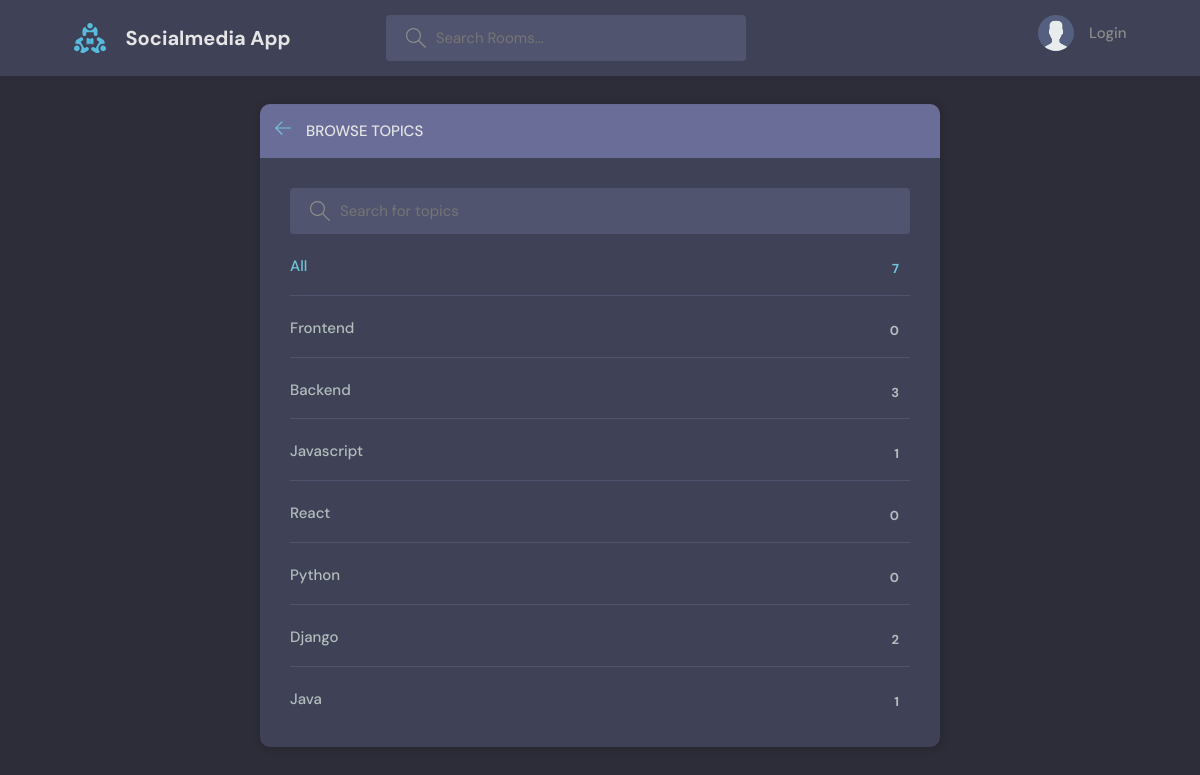
Page /topics/ on the committed database.
### base/models.py (models this page shows, shortened)
class Topic(models.Model):
    name = models.CharField(max_length=200)

### base/views.py (the view)
# urls.py: path('topics/', views.topicsPage, name="topics"),
def topicsPage(request):
    q = request.GET.get('q') if request.GET.get('q') != None else ''
    topics = Topic.objects.filter(name__icontains=q)
    return render(request, 'base/topics.html', {'topics': topics})

### base/templates/base/topics.html (shortened to what this page needs)
{% extends 'main.html' %}
{% block content %}
    <main class="create-room layout">
      <div class="container">
        <div class="layout__box">
          <div class="layout__boxHeader">
            <div class="layout__boxTitle">
              <a href="{% url 'home' %}">
                <svg version="1.1" xmlns="http://www.w3.org/2000/svg" width="32" height="32" viewBox="0 0 32 32">
                  <title>arrow-left</title>
                  <path
                    d="M13.723 2.286l-13.723 13.714 13.719 13.714 1.616-1.611-10.96-10.96h27.625v-2.286h-27.625l10.965-10.965-1.616-1.607z"
                  ></path>
                </svg>
              </a>
              <h3>Browse Topics</h3>
            </div>
          </div>
          <div class="topics-page layout__body">
            <form class="header__search" action="" methond="get">
              <label>
                <input name="q" placeholder="Search for topics" />
              </label>
            </form>
            <ul class="topics__list">
              <li>
                <a href="{% url 'home' %}" class="active">All <span>{{topics.count}}</span></a>
              </li>
              {% for topic in topics %}
                <li>
                  <a href="{% url 'home' %}?q={{topic.name}}">{{ topic.name }} <span>{{topic.room_set.all.count}}</span></a>
                </li>
              {% endfor %}
            </ul>
          </div>
        </div>
      </div>
    </main>
{% endblock content %}

### static/styles/style.css (style rules this page uses)
:root { --color-main: #71c6dd; --color-main-light: #e1f6fb; --color-dark: #3f4156; --color-dark-medium: #51546e; --color-dark-light: #696d97; --color-light: #e5e5e5; --color-gray: #8b8b8b; --color-light-gray: #b2bdbd; --color-bg: #2d2d39; --color-success: #5dd693; --color-error: #fc4b0b; }
* { font-family: "DM Sans", -apple-system, BlinkMacSystemFont, "Segoe UI", Roboto, Oxygen, Ubuntu, Cantarell, "Open Sans", "Helvetica Neue", sans-serif; margin: 0; padding: 0; box-sizing: border-box; text-rendering: optimizeLegibility; font-size: inherit; }
html { font-size: 56.25%; }
@media only screen and (min-width: 1200px) { html { font-size: 62.5%; } }
body { line-height: 1.6; font-weight: 400; font-size: 1.5rem; color: var(--color-light-gray); background-color: var(--color-bg); min-height: 100vh; }
a { display: inline-block; color: var(--color-main); text-decoration: none; }
.container { max-width: 120rem; width: 90%; margin: auto; }
.header__search > label { background-color: var(--color-dark-medium); padding: 1.3rem 1rem; display: flex; align-items: center; gap: 1rem; border-radius: 4px; }
.header__search svg { fill: var(--color-gray); width: 2rem; height: 2rem; margin-left: 1rem; }
.header__search input { width: 30rem; background: transparent; border: none; outline: none; color: var(--color-light); }
.layout { margin-top: 2.4rem; }
.layout > .container { display: flex; justify-content: space-between; align-items: flex-start; }
.layout__box { width: 90%; max-width: 48rem; min-height: 40rem; position: absolute; top: 50%; left: 50%; transform: translate(-50%, -46%); background-color: var(--color-dark); border-radius: 1rem; box-shadow: 1px 1px 6px 3px rgba(0, 0, 0, 0.1); overflow: hidden; }
.layout__boxHeader { display: flex; padding: 1.5rem; background-color: var(--color-dark-light); }
.layout__boxTitle { display: flex; gap: 1.5rem; align-items: center; }
.layout__boxTitle h3 { text-transform: uppercase; font-weight: 500; color: var(--color-light); }
.layout__boxTitle svg { width: 1.6rem; height: 1.6rem; fill: var(--color-main); }
.layout__body { margin: 3rem; }
.topics__list { list-style: none; }
.topics__list li a { display: flex; justify-content: space-between; margin-bottom: 3rem; font-weight: 500; color: var(--color-light-gray); transition: all 0.3s ease-in-out; }
.topics__list li a.active, .topics__list li a:hover { color: var(--color-main); }
.topics__list li a span { padding: 0.5rem 1rem; background-color: var(--color-dark); border-radius: 3px; font-size: 1.3rem; font-weight: 700; letter-spacing: 1px; }
.topics-page .topics__list li:not(:last-child) a { margin: 2rem 0; padding-bottom: 1rem; text-decoration: none; border-bottom: 1px solid var(--color-dark-medium); }
.topics-page .header__search { display: block; }
.create-room.layout .layout__box { max-width: 68rem; }

### rows in the picture
Topic: name "Frontend", room_set.all.count "0"
Topic: name "Backend", room_set.all.count "3"
Topic: name "Javascript", room_set.all.count "1"
Topic: name "React", room_set.all.count "0"
Topic: name "Python", room_set.all.count "0"
Topic: name "Django", room_set.all.count "2"
Topic: name "Java", room_set.all.count "1"

### other values in the picture
{{ topics.count }} "7"
